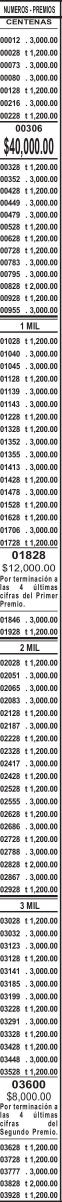
#> input picture 03 - Recortador de Imagenes/mayor3916/mayor3916_cropped_01.jpg, 185 x 3605 px, given in place of mayor3868_page-0001.jpg, which was not available (shown at 1/3 size)
$ jupyter execute Recortador.ipynb
#> lines starting #> are read from the running program, lines starting #| are printed output that depends on the picture; pictures that were not available may be replaced by others from this repository, and a replacement may not be noted
[cell 1]
from PIL import Image

ruta = "mayor3868"
img = Image.open(ruta + "_page-0001.jpg")
#> img is the input picture: PIL image 185x3605 RGB; mean R, G, B 206.7, 206, 206.3

# Documentacion: https://remolinator.com/analisis-de-imagenes-utilizando-python-y-la-libreria-pillow/
# https://online2pdf.com/es/convertir-jpg-a-excel
# https://www.ilovepdf.com/es/pdf_a_jpg

[cell 2]
print(img.size)  # Imprime el tamaño de la imagen en píxeles
#| (185, 3605)
coordenada_y1 = 385
coordenada_y2 = 3990
distancia_entre_x = 185

[cell 3]
coordenada_x1 = 0
coordenada_x2 = coordenada_x1 + distancia_entre_x

area_01 = (coordenada_x1, coordenada_y1, coordenada_x2, coordenada_y2)  # Área que queremos recortar (x1, y1, x2, y2)
img_cropped_01 = img.crop(area_01)  # Recorta la imagen en el área especificada
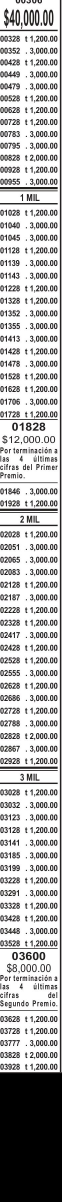
#> img_cropped_01: PIL image 185x3605 RGB (shown at 1/3 size); mean R, G, B 185.1, 184.5, 184.8
img_cropped_01.save("./" + ruta + "/img_cropped_01.jpg") # Guardar imagenes

######################################

coordenada_x1 = coordenada_x2 - 8
coordenada_x2 = coordenada_x1 + distancia_entre_x

area_02 = (coordenada_x1, coordenada_y1, coordenada_x2, coordenada_y2)  # Área que queremos recortar (x1, y1, x2, y2)
img_cropped_02 = img.crop(area_02)  # Recorta la imagen en el área especificada
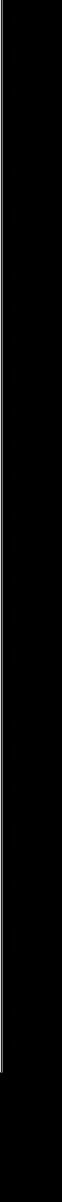
#> img_cropped_02: PIL image 185x3605 RGB (shown at 1/3 size); mean R, G, B 5.4, 5.3, 5.4
img_cropped_02.save("./" + ruta + "/img_cropped_02.jpg") # Guardar imagenes

######################################

coordenada_x1 = coordenada_x2 + 3
coordenada_x2 = coordenada_x1 + distancia_entre_x

area_03 = (coordenada_x1, coordenada_y1, coordenada_x2, coordenada_y2)  # Área que queremos recortar (x1, y1, x2, y2)
img_cropped_03 = img.crop(area_03)  # Recorta la imagen en el área especificada
#> img_cropped_03: PIL image 185x3605 RGB; every value is 0
img_cropped_03.save("./" + ruta + "/img_cropped_03.jpg") # Guardar imagenes

######################################
coordenada_x1 = coordenada_x2 + 3
coordenada_x2 = coordenada_x1 + distancia_entre_x

area_04 = (coordenada_x1, coordenada_y1, coordenada_x2, coordenada_y2)  # Área que queremos recortar (x1, y1, x2, y2)
img_cropped_04 = img.crop(area_04)  # Recorta la imagen en el área especificada
img_cropped_04.save("./" + ruta + "/img_cropped_04.jpg") # Guardar imagenes

######################################
coordenada_x1 = coordenada_x2 + 3
coordenada_x2 = coordenada_x1 + distancia_entre_x

area_05 = (coordenada_x1, coordenada_y1, coordenada_x2, coordenada_y2)  # Área que queremos recortar (x1, y1, x2, y2)
img_cropped_05 = img.crop(area_05)  # Recorta la imagen en el área especificada
img_cropped_05.save("./" + ruta + "/img_cropped_05.jpg") # Guardar imagenes

######################################
coordenada_x1 = coordenada_x2 + 3
coordenada_x2 = coordenada_x1 + distancia_entre_x

area_06 = (coordenada_x1, coordenada_y1, coordenada_x2, coordenada_y2)  # Área que queremos recortar (x1, y1, x2, y2)
img_cropped_06 = img.crop(area_06)  # Recorta la imagen en el área especificada
img_cropped_06.save("./" + ruta + "/img_cropped_06.jpg") # Guardar imagenes

[cell 4]
# RECORTADOR DE IMAGENES -CASO ESPECIFICO-.
from PIL import Image


ruta = "mayor3868"
img = Image.open(ruta + "_page-0001.jpg")

# Documentacion: https://remolinator.com/analisis-de-imagenes-utilizando-python-y-la-libreria-pillow/
# JPG a Excel: https://online2pdf.com/es/convertir-jpg-a-excel#

print(img.size)  # Imprime el tamaño de la imagen en píxeles
#| (185, 3605)

coordenada_y1 = 385
coordenada_y2 = 3990
distancia_entre_x = 185

num_imagenes = 17

for i in range(1, num_imagenes + 1):
    coordenada_x1 = 0 if i == 1 else (coordenada_x2 - 8) if i == 2 else coordenada_x2 + 3.5
    coordenada_x2 = coordenada_x1 + distancia_entre_x

    area = (coordenada_x1, coordenada_y1, coordenada_x2, coordenada_y2)
    img_cropped = img.crop(area)
    img_cropped.save(f"./{ruta}/" + ruta + f"_cropped_{i:02d}.jpg")
#> img_cropped: PIL image 186x3605 RGB; every value is 0

$ run again, on 07 - Business Intelligence/circle.jpg
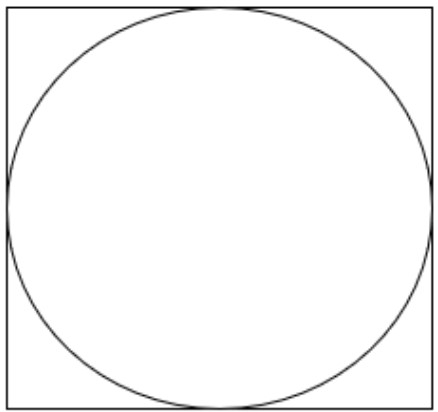
#> input picture 07 - Business Intelligence/circle.jpg, 438 x 412 px, given in place of mayor3868_page-0001.jpg, which was not available
#> img is the input picture: PIL image 438x412 RGB; min 4, max 255, mean 247.4
#| (438, 412)
#> `img_cropped_01 = img.crop(area_01)`:
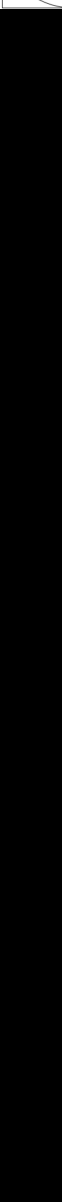
#> img_cropped_01: PIL image 185x3605 RGB (shown at 1/3 size); min 0, max 255, mean 1.7
#> img_cropped_04: PIL image 185x3605 RGB; every value is 0
#| (438, 412)
